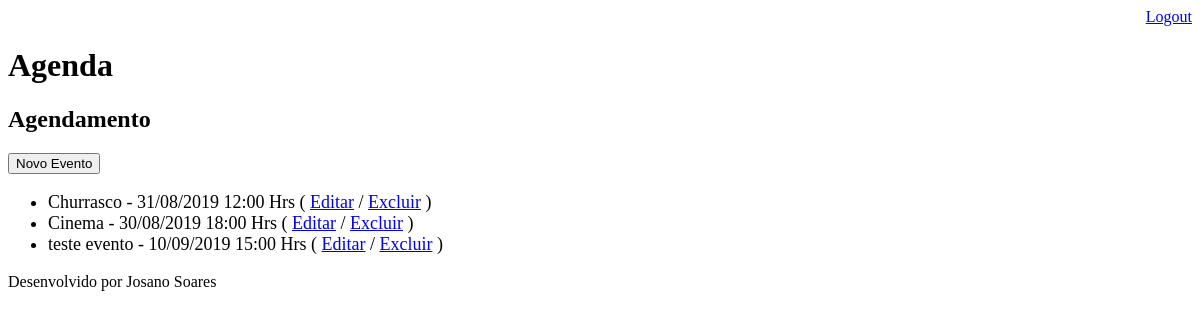
The page /agenda/ (signed in) on the database as committed earlier.
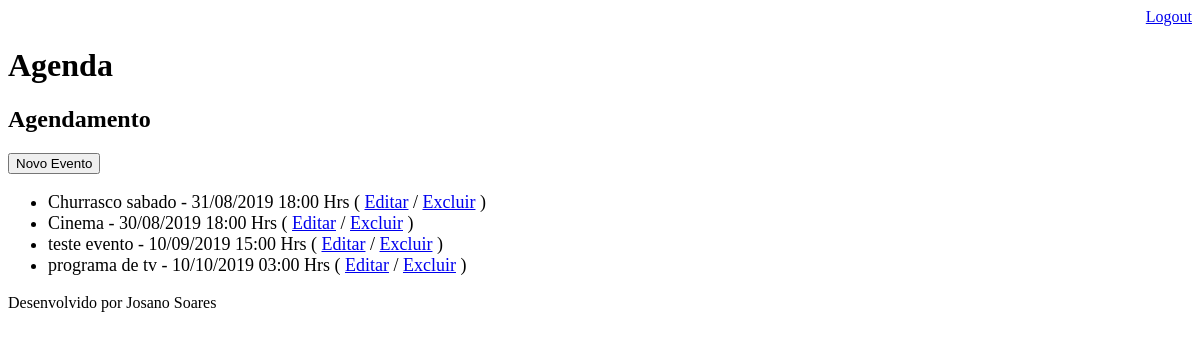
The same page on the database as committed later.
### core_agenda/models.py (models this page shows, shortened)
class Evento(models.Model):
    titulo = models.CharField(max_length=100)
    descricao = models.TextField(blank=True, null=True)
    data_evento = models.DateTimeField(verbose_name='Data do Evento')
    data_criacao = models.DateTimeField(auto_now=True)
    usuario = models.ForeignKey(User, on_delete=models.CASCADE)
    class Meta:
        db_table = 'evento'
    def get_data_evento(self):
        return self.data_evento.strftime('%d/%m/%Y %H:%M Hrs')

### core_agenda/views.py (the view)
# urls.py: path('agenda/', views.lista_eventos),
@login_required(login_url='/login/')
def lista_eventos(request):
    usuario = request.user
    evento = Evento.objects.filter(usuario=usuario)
    dados = {'eventos': evento}
    return render(request, 'agenda.html', dados)

### templates/agenda.html
{% extends "model-page.html"%}
{% block content %}
    <h2>Agendamento</h2>
    <a href="evento/">
        <button type="button">Novo Evento</button>
    </a>
    <ul style="font-size: 18px">
    {% for evento in eventos  %}
        <li>
            {{ evento.titulo }} - {{ evento.get_data_evento }}
            ( <a href="evento/?id={{ evento.id }}">Editar</a>
            / <a href="evento/delete/{{ evento.id }}/">Excluir</a> )
        </li>
    {% endfor  %}
    </ul>
{% endblock %}

### templates/model-page.html
<!DOCTYPE html>
<html lang="en">
<head>
    {% include "model-header.html" %}
</head>
<body>
    {% block content %} {% endblock %}
    {% include "model-footer.html" %}
</body>
</html>

### templates/model-header.html (shortened to what this page needs)
    <div align="right">
        <a href="/logout">Logout</a>
    </div>
    <h1>Agenda</h1>

### templates/model-footer.html
<p>Desenvolvido por Josano Soares</p>

Rows that differ between the two databases and show on the page:
changed Evento: titulo "Churrasco" → "Churrasco sabado"; get_data_evento "31/08/2019 12:00 Hrs" → "31/08/2019 18:00 Hrs"
added Evento: titulo "programa de tv", get_data_evento "10/10/2019 03:00 Hrs"
